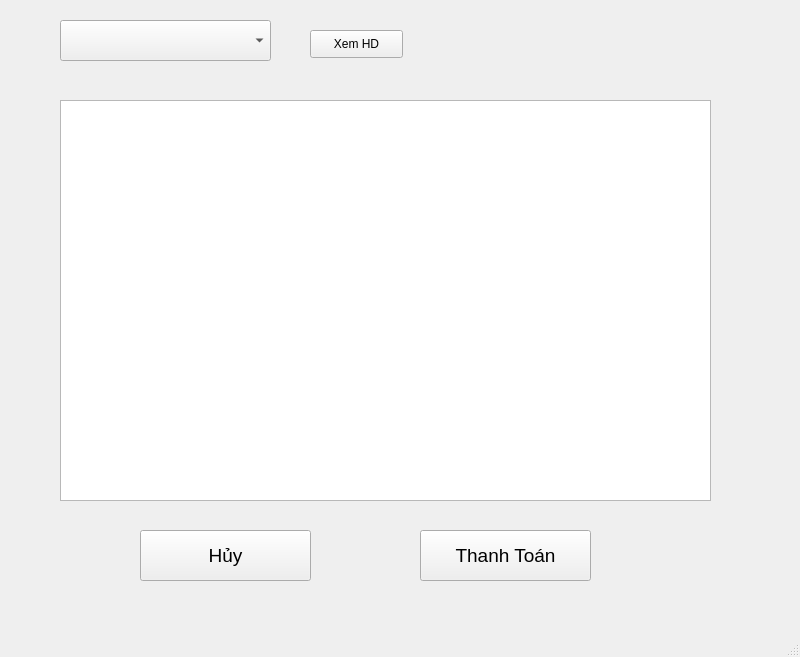
<?xml version="1.0" encoding="UTF-8"?>
<ui version="4.0">
 <class>MainWindow</class>
 <widget class="QMainWindow" name="MainWindow">
  <property name="geometry">
   <rect>
    <x>0</x>
    <y>0</y>
    <width>800</width>
    <height>657</height>
   </rect>
  </property>
  <property name="windowTitle">
   <string>MainWindow</string>
  </property>
  <widget class="QWidget" name="centralwidget">
   <widget class="QTextBrowser" name="textBrowser">
    <property name="geometry">
     <rect>
      <x>60</x>
      <y>100</y>
      <width>651</width>
      <height>401</height>
     </rect>
    </property>
   </widget>
   <widget class="QComboBox" name="comboBox_TT">
    <property name="geometry">
     <rect>
      <x>60</x>
      <y>20</y>
      <width>211</width>
      <height>41</height>
     </rect>
    </property>
   </widget>
   <widget class="QPushButton" name="btn_xemHD">
    <property name="geometry">
     <rect>
      <x>310</x>
      <y>30</y>
      <width>93</width>
      <height>28</height>
     </rect>
    </property>
    <property name="text">
     <string>Xem HD</string>
    </property>
   </widget>
   <widget class="QPushButton" name="btn_xemHD_2">
    <property name="geometry">
     <rect>
      <x>140</x>
      <y>530</y>
      <width>171</width>
      <height>51</height>
     </rect>
    </property>
    <property name="font">
     <font>
      <pointsize>14</pointsize>
     </font>
    </property>
    <property name="text">
     <string>Hủy</string>
    </property>
   </widget>
   <widget class="QPushButton" name="btn_xemHD_3">
    <property name="geometry">
     <rect>
      <x>420</x>
      <y>530</y>
      <width>171</width>
      <height>51</height>
     </rect>
    </property>
    <property name="font">
     <font>
      <pointsize>14</pointsize>
     </font>
    </property>
    <property name="text">
     <string>Thanh Toán</string>
    </property>
   </widget>
  </widget>
  <widget class="QMenuBar" name="menubar">
   <property name="geometry">
    <rect>
     <x>0</x>
     <y>0</y>
     <width>800</width>
     <height>26</height>
    </rect>
   </property>
  </widget>
  <widget class="QStatusBar" name="statusbar"/>
 </widget>
 <resources/>
 <connections/>
</ui>
